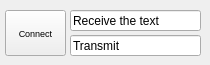
      <widget class="QWidget" name="tExternalMCU">
       <attribute name="title">
        <string>External MCU</string>
       </attribute>
       <widget class="QPushButton" name="pbExternalControllerConnect">
        <property name="geometry">
         <rect>
          <x>5</x>
          <y>10</y>
          <width>61</width>
          <height>46</height>
         </rect>
        </property>
        <property name="font">
         <font>
          <pointsize>7</pointsize>
         </font>
        </property>
        <property name="toolTip">
         <string>Connect External Controller</string>
        </property>
        <property name="text">
         <string>Connect</string>
        </property>
       </widget>
       <widget class="QLineEdit" name="leReceiveFromMCU">
        <property name="geometry">
         <rect>
          <x>70</x>
          <y>10</y>
          <width>131</width>
          <height>21</height>
         </rect>
        </property>
        <property name="text">
         <string>Receive the text</string>
        </property>
        <property name="readOnly">
         <bool>true</bool>
        </property>
        <property name="clearButtonEnabled">
         <bool>false</bool>
        </property>
       </widget>
       <widget class="QLineEdit" name="leTransmitToMCU">
        <property name="geometry">
         <rect>
          <x>70</x>
          <y>35</y>
          <width>131</width>
          <height>21</height>
         </rect>
        </property>
        <property name="text">
         <string>Transmit</string>
        </property>
       </widget>
      </widget>
